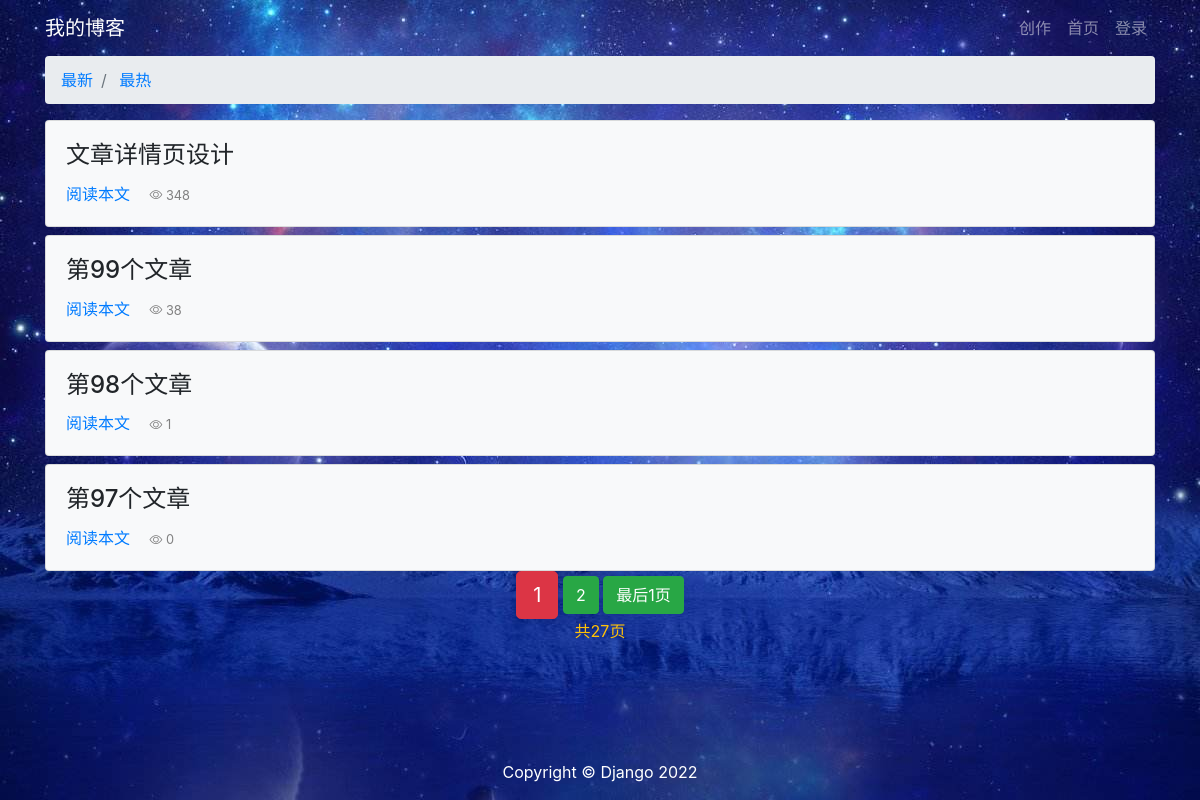
Screenshot of /blog/ with the database file from the repository.
### blog/models.py (models this page shows, shortened)
class ArticlePost(models.Model):
    author=models.ForeignKey(User,verbose_name='作者',on_delete=models.CASCADE)
    title=models.CharField(verbose_name='标题',max_length=100)
    body=models.TextField(verbose_name='内瑞')
    created=models.DateTimeField(verbose_name='创建时间',default=timezone.now)
    updated=models.DateTimeField(verbose_name='更新时间',auto_now=True)
    total_views=models.PositiveIntegerField(verbose_name='点击量',default=0)
    class Meta:
        ordering=('-created',)
        verbose_name=verbose_name_plural='文章'

### blog/views.py (the view)
def article_list(request):
    if request.GET.get('order')=="total_views":
        article_list= ArticlePost.objects.order_by('-total_views')
        order='total_view'
    else:
        article_list=ArticlePost.objects.all()
        order='normal'
    paginater=Paginator(article_list,4)
    page=request.GET.get('page')
    articles=paginater.get_page(page)
    context={'articles':articles,'order':order}
    return render(request,'article/list.html',context)

### blog/templates/article/list.html (shortened to what this page needs)
{% extends 'base.html' %} {% load static %}
{% block content %}
<div class="container">
    <nav aria-label="bradcrumb">
        <ol class="breadcrumb">
            <li class="breadcrumb-item">
                <a href="{% url 'blog:article_list' %}">最新</a>
            </li>
            <li class="breadcrumb-item">
                <a href="{% url 'blog:article_list' %}?order=total_views">最热</a>
            </li>
        </ol>
    </nav>
    {% for article in articles %}
    <div class="row mt-2">
        <div class="col-sm-12">
            <div class="card h-100 badge-light">
                <div class="card-body">
                    <h4 class="card-title">{{ article.title }}</h4>
                    <a href="{% url 'blog:article_detail' article.id %}" class="card-link">阅读本文</a>
                        <small class="col align-self-end" style="color:gray">
                            <span class="bi bi-eye">
                                {{ article.total_views }}
                            </span>
                        </small>
                </div>
            </div>
        </div>
    </div>
    {% endfor %}
</div>
<div class="pagination row">
    <div class="m-auto">
        <span class="step-links">
            <span class="current btn btn-danger btn-lg">
                {{articles.number}}
            </span>
            {% if articles.has_next %}
            <a href="?page={{ articles.next_page_number }}&order={{ order }}" class="btn btn-success">
                {{ articles.next_page_number }}
            </a>
            <a href="?page={{ articles.paginator.num_pages }}&order={{ order }}" class="btn btn-success">
                最后1页
            </a>
            {% endif %}
        </span>
    </div>
</div>
<div class="text-warning text-center">
    共{{ articles.paginator.num_pages }}页
</div>
{% endblock %}

### rows the page displays
ArticlePost: title "文章详情页设计", total_views "348"
ArticlePost: title "第99个文章", total_views "38"
ArticlePost: title "第98个文章", total_views "1"
ArticlePost: title "第97个文章", total_views "0"

### other values shown
{{ articles.number }} "1"
{{ articles.next_page_number }} "2"
{{ articles.paginator.num_pages }} "27"
